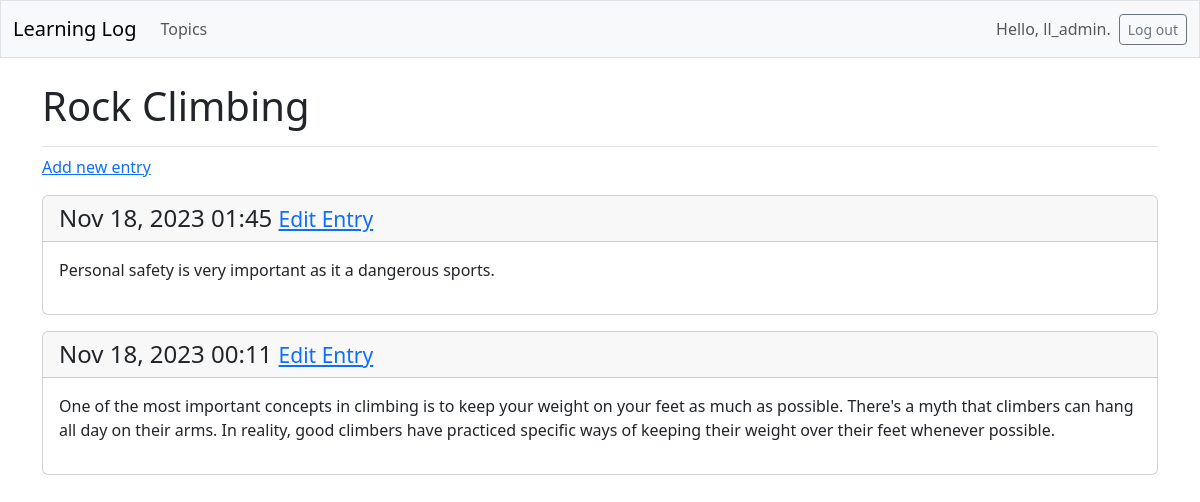
The page /topics/2/ (signed in) on the database its author committed.
### learning_logs/models.py (models this page shows, shortened)
class Topic(models.Model):
    text = models.CharField(max_length=200)
    date_added = models.DateTimeField(auto_now_add=True)
    owner = models.ForeignKey(User,
                              on_delete=models.CASCADE)  # Added an owner field to Topic, which establishes a foreign key relationship to the User Model. If user is deleted, all the topics associated with that user will be deleted as well.

class Entry(models.Model):
    topic = models.ForeignKey(Topic, on_delete=models.CASCADE)
    text = models.TextField()
    date_added = models.DateTimeField(auto_now_add=True)
    class Meta:
        verbose_name_plural = 'entries'

### learning_logs/views.py (the view)
# urls.py: path('topics/<int:topic_id>/', views.topic, name='topic'),
@login_required
def topic(request, topic_id):
    topic = Topic.objects.get(id=topic_id)
    if topic.owner != request.user:
        raise Http404
    entries = topic.entry_set.order_by(
        '-date_added')  # - sign in front of date_added sorts the results in reverse order
    context = {'topic': topic, 'entries': entries}
    return render(request, 'learning_logs/topic.html', context)

### learning_logs/templates/learning_logs/topic.html
{% extends 'learning_logs/base.html' %}
{% block page_header %}
<h1>{{topic.text}}</h1>
{% endblock page_header %}
{% block content %}
<p>
    <a href="{% url 'learning_logs:new_entry' topic.id %}">Add new entry</a>
</p>
{% for entry in entries %}
<div class="card mb-3">
    <h4 class="card-header">
        {{entry.date_added|date:'M d, Y H:i'}}
        <small><a href="{% url 'learning_logs:edit_entry' entry.id %}">
            Edit Entry
        </a> </small>
    </h4>
    <div class="card-body">{{entry.text|linebreaks}}</div>
</div>
{% empty %}
<p>There are no entries for this topic yet.</p>
{% endfor %}
{% endblock content %}

### learning_logs/templates/learning_logs/base.html (shortened to what this page needs)
<!doctype html>
<html lang="en">
<head>
    {% load django_bootstrap5 %}
    {% bootstrap_css %}
</head>
<body>
<nav class="navbar navbar-expand-md navbar-light bg-light mb-4 border">
    <div class="container-fluid">
        <a class="navbar-brand" href="{% url 'learning_logs:index' %}">
            Learning Log</a>
        <div class="collapse navbar-collapse" id="navbarCollapse">
            <ul class="navbar-nav me-auto mb-2 mb-md-0">
                <li class="nav-item">
                    <a class="nav-link" href="{% url 'learning_logs:topics' %}">
                        Topics
                    </a>
                </li>
            </ul>
            <ul class="navbar-nav ms-auto mb-2 mb-md-0">
                {% if user.is_authenticated %}
                <li class="nav-item">
                    <span class="navbar-text me-2">Hello, {{user.username}}.
                    </span>
                </li>
                {% endif %}
            </ul>
            {% if user.is_authenticated %}
            <form action="{% url 'accounts:logout' %}" method="post">
                <button name="submit" class="btn btn-outline-secondary btn-sm">
                    Log out
                </button>
            </form>
            {% endif %}
        </div>
    </div>
</nav>
<main class="container">
    <div class="pb-2 mb-2 border-bottom">
        {% block page_header %}{% endblock page_header %}
    </div>
    <div>
        {% block content %}{% endblock content %}
    </div>
</main>
</body>
</html>

### rows shown on the page
Topic: text "Rock Climbing"
Entry: date_added "Nov 18, 2023 01:45", text "Personal safety is very important as it a dangerous sports."
Entry: date_added "Nov 18, 2023 00:11", text "One of the most important concepts in climbing is to keep your weight on your feet as much as possible. There's a myth that climbers can hang all day on their arms. In reality, good climbers have practiced specific ways of keeping their weight over their feet whenever possible."

### other values the page prints
{{ user.username }} "ll_admin"
